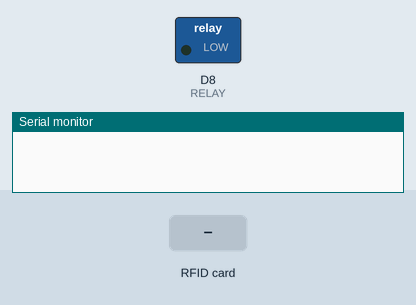
A sketch run on a simulated ESP8266 (NodeMCU). Shown: switched loads named in the sketch (green lamp = pin HIGH), the last lines printed to the serial monitor. The test bench sets the inputs (shaded band).

Above: at 1.2 s.
1.3 s: RFID card 42 71 19 10 held to the reader
At 2.1 s:
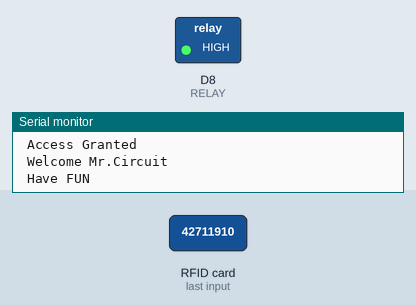
3.8 s: RFID card 5E 7A 19 C4 held to the reader
Timing chart, 0 to 6.8 s (numbered marks = the images above; inputs shaded):
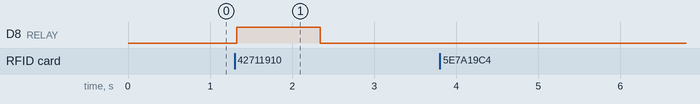

The sketch:

RFID_check_dump.ino
```cpp
/*
 *  Created by TheCircuit
*/

#define SS_PIN D4  //D2
#define RST_PIN D3 //D1
#define RELAY D8
#include <SPI.h>
#include <MFRC522.h>

MFRC522 mfrc522(SS_PIN, RST_PIN);   // Create MFRC522 instance.
int statuss = 0;
int out = 0;
void setup()
{
  Serial.begin(9600);   // Initiate a serial communication
  SPI.begin();      // Initiate  SPI bus
  mfrc522.PCD_Init();   // Initiate MFRC522
  pinMode(RELAY,OUTPUT);
  digitalWrite(RELAY,LOW);
}
void loop()
{
  // Look for new cards
  if ( ! mfrc522.PICC_IsNewCardPresent())
  {
    return;
  }
  // Select one of the cards
  if ( ! mfrc522.PICC_ReadCardSerial())
  {
    return;
  }
  //Show UID on serial monitor
  Serial.println();
  Serial.print(" UID tag :");
  String content= "";
  byte letter;
  for (byte i = 0; i < mfrc522.uid.size; i++)
  {
     Serial.print(mfrc522.uid.uidByte[i] < 0x10 ? " 0" : " ");
     Serial.print(mfrc522.uid.uidByte[i], HEX);
     content.concat(String(mfrc522.uid.uidByte[i] < 0x10 ? " 0" : " "));
     content.concat(String(mfrc522.uid.uidByte[i], HEX));
  }
  content.toUpperCase();
  Serial.println();
  if(content.substring(1).length()>0){
    Serial.println("there's text");
  }
  if (content.substring(1) == "42 71 19 10") //change UID of the card that you want to give access
  {
    Serial.println(" Access Granted ");
    Serial.println(" Welcome Mr.Circuit ");
    digitalWrite(RELAY,HIGH);
    Serial.println(" Have FUN ");
    Serial.println();
    delay(1000);
    digitalWrite(RELAY,LOW);
    statuss = 1;

  }

  else   {
    Serial.println(" Access Denied ");
    delay(3000);
  }
}
```

Measured:
- after the input at 1.3 s, D8 (RELAY): LOW → HIGH at once, → LOW 1.0 s later
